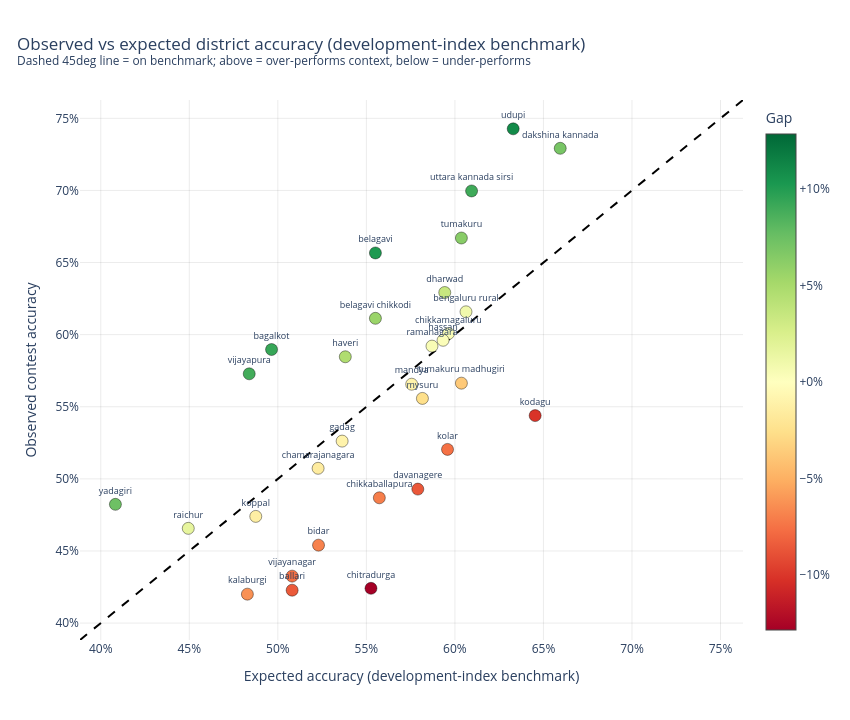

Here is the notebook cell this chart was saved with:
### Code cell
# Scatter: observed vs benchmark (multi-feature predicted) accuracy.
# The dashed 45-degree line is "on benchmark" (gap = 0); points above it
# over-perform their health/social context, points below under-perform.
lo = float(min(dd["expected_accuracy"].min(), dd["accuracy"].min())) - 0.02
hi = float(max(dd["expected_accuracy"].max(), dd["accuracy"].max())) + 0.02

fig = go.Figure()
fig.add_trace(go.Scatter(
    x=[lo, hi], y=[lo, hi], mode="lines",
    line=dict(color="black", dash="dash", width=2),
    name="On benchmark (gap = 0)", hoverinfo="skip",
))
fig.add_trace(go.Scatter(
    x=dd["expected_accuracy"], y=dd["accuracy"], mode="markers+text",
    text=dd["contest_district_value"], textposition="top center",
    textfont=dict(size=9),
    marker=dict(
        size=12, color=dd["gap"], colorscale="RdYlGn", cmid=0,
        line=dict(color="rgba(0,0,0,0.4)", width=1),
        colorbar=dict(title="Gap", tickformat="+.0%"),
    ),
    customdata=dd["gap"].to_numpy().reshape(-1, 1),
    hovertemplate=(
        "%{text}<br>Expected: %{x:.1%}<br>Observed: %{y:.1%}"
        "<br>Gap: %{customdata[0]:+.1%}<extra></extra>"
    ),
    name="District",
))
fig.update_xaxes(
    title_text="Expected accuracy (development-index benchmark)",
    tickformat=".0%", range=[lo, hi], gridcolor="rgba(0,0,0,0.08)",
)
fig.update_yaxes(
    title_text="Observed contest accuracy",
    tickformat=".0%", range=[lo, hi], gridcolor="rgba(0,0,0,0.08)",
)
fig.update_layout(
    title=dict(
        text=(
            "Observed vs expected district accuracy (development-index benchmark)"
            "<br><sup>Dashed 45deg line = on benchmark; above = over-performs context, below = under-performs</sup>"
        ),
        x=0.02, xanchor="left",
    ),
    template="plotly_white", font=dict(size=12), width=850, height=720,
    margin=dict(t=100), showlegend=False,
)
fig.show()

### Figure 1 — Plotly figure (JSON) as saved in the notebook; plotly's stock layout.template omitted (floating-point values rounded to 4 significant figures)
{"data": [{"hoverinfo": "skip", "line": {"color": "black", "dash": "dash", "width": 2}, "mode": "lines", "name": "On benchmark (gap = 0)", "type": "scatter", "x": [0.3883, 0.7627], "y": [0.3883, 0.7627]}, {"customdata": [[0.09324], [-0.08527], [0.1015], [0.05621], [0.009567], [-0.06894], [-0.01541], [-0.07046], [0.004412], [-0.1285], [0.06973], [-0.08617], [0.03496], [-0.01013], [0.002781], [0.04655], [-0.06274], [-0.1015], [-0.0754], [-0.01355], [-0.009953], [-0.02587], [0.01627], [0.005004], [0.06334], [-0.03731], [0.1098], [0.09021], [-0.07551], [0.08899], [0.07407]], "hovertemplate": "%{text}<br>Expected: %{x:.1%}<br>Observed: %{y:.1%}<br>Gap: %{customdata[0]:+.1%}<extra></extra>", "marker": {"cmid": 0, "color": [0.09324, -0.08527, 0.1015, 0.05621, 0.009567, -0.06894, -0.01541, -0.07046, 0.004412, -0.1285, 0.06973, -0.08617, 0.03496, -0.01013, 0.002781, 0.04655, -0.06274, -0.1015, -0.0754, -0.01355, -0.009953, -0.02587, 0.01627, 0.005004, 0.06334, -0.03731, 0.1098, 0.09021, -0.07551, 0.08899, 0.07407], "colorbar": {"tickformat": "+.0%", "title": {"text": "Gap"}}, "colorscale": [[0, "rgb(165,0,38)"], [0.1, "rgb(215,48,39)"], [0.2, "rgb(244,109,67)"], [0.3, "rgb(253,174,97)"], [0.4, "rgb(254,224,139)"], [0.5, "rgb(255,255,191)"], [0.6, "rgb(217,239,139)"], [0.7, "rgb(166,217,106)"], [0.8, "rgb(102,189,99)"], [0.9, "rgb(26,152,80)"], [1, "rgb(0,104,55)"]], "line": {"color": "rgba(0,0,0,0.4)", "width": 1}, "size": 12}, "mode": "markers+text", "name": "District", "text": ["bagalkot", "ballari", "belagavi", "belagavi chikkodi", "bengaluru rural", "bidar", "chamarajanagara", "chikkaballapura", "chikkamagaluru", "chitradurga", "dakshina kannada", "davanagere", "dharwad", "gadag", "hassan", "haveri", "kalaburgi", "kodagu", "kolar", "koppal", "mandya", "mysuru", "raichur", "ramanagara", "tumakuru", "tumakuru madhugiri", "udupi", "uttara kannada sirsi", "vijayanagar", "vijayapura", "yadagiri"], "textfont": {"size": 9}, "textposition": "top center", "type": "scatter", "x": [0.4964, 0.5081, 0.5551, 0.5551, 0.6063, 0.523, 0.5227, 0.5573, 0.5964, 0.5526, 0.6595, 0.5791, 0.5943, 0.5363, 0.5933, 0.5381, 0.4828, 0.6453, 0.5958, 0.4875, 0.5756, 0.5816, 0.4494, 0.587, 0.6037, 0.6037, 0.6329, 0.6094, 0.5081, 0.4838, 0.4083], "y": [0.5897, 0.4228, 0.6566, 0.6113, 0.6158, 0.454, 0.5073, 0.4869, 0.6008, 0.4241, 0.7292, 0.4929, 0.6292, 0.5262, 0.5961, 0.5846, 0.4201, 0.5439, 0.5204, 0.474, 0.5656, 0.5558, 0.4657, 0.5921, 0.667, 0.5663, 0.7427, 0.6996, 0.4326, 0.5728, 0.4823]}], "layout": {"font": {"size": 12}, "height": 720, "margin": {"t": 100}, "showlegend": false, "title": {"text": "Observed vs expected district accuracy (development-index benchmark)<br><sup>Dashed 45deg line = on benchmark; above = over-performs context, below = under-performs</sup>", "x": 0.02, "xanchor": "left"}, "width": 850, "xaxis": {"gridcolor": "rgba(0,0,0,0.08)", "range": [0.3883, 0.7627], "tickformat": ".0%", "title": {"text": "Expected accuracy (development-index benchmark)"}}, "yaxis": {"gridcolor": "rgba(0,0,0,0.08)", "range": [0.3883, 0.7627], "tickformat": ".0%", "title": {"text": "Observed contest accuracy"}}}}
